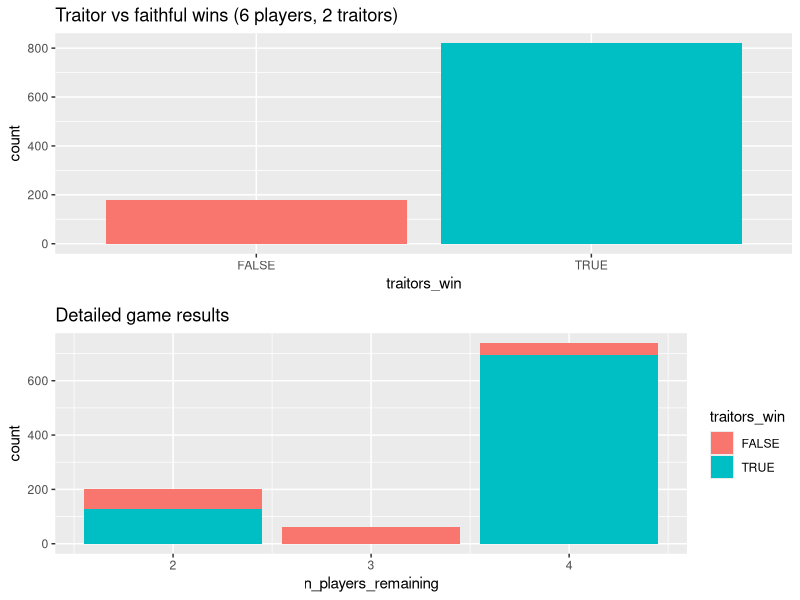
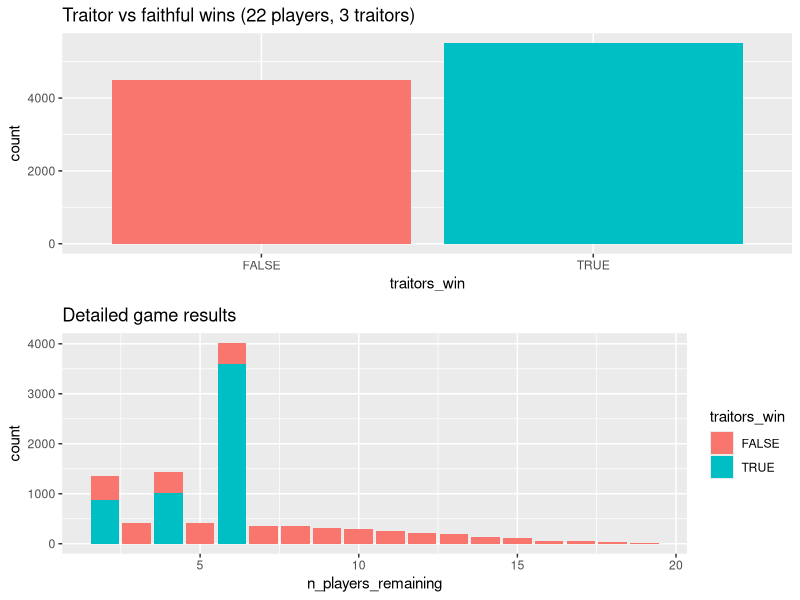

The R script that drew these images, in order: (Note: this script raises an error after producing the figures.)
## ---- chunk 1
set.seed(42)

ganging_up <- function(n_players, n_traitors) {
  # all vote for the same faithful
  rep(n_traitors + 1, n_traitors)
}

random_votes <- function(n_players, n_traitors) {
  # no clue, vote randomly
  sample(1:n_players, size = n_players - n_traitors, replace = TRUE)
}

game <- function(
    n_players = 6,
    n_traitors = 2,
    traitor_strategy = ganging_up,
    faithful_strategy = random_votes) {
  while (
    # The game ends when all traitors are exiled; or
    n_traitors > 0 &&
      # there are as many traitors as players
      n_players - n_traitors > n_traitors
  ) {
    # There's an implicit player index here:
    #  c(traitor, traitor, faithful, faithful, ..., faithful)
    # Traitors are always the leading elements in the index.

    votes <- rep(0, n_players)

    votes[1:n_traitors] <- traitor_strategy(n_players, n_traitors)
    votes[(n_traitors + 1):n_players] <- faithful_strategy(n_players, n_traitors)

    exiled <- which.max(tabulate(votes))

    if (exiled <= n_traitors) {
      n_traitors <- n_traitors - 1
    }

    n_players <- n_players - 1
  }

  list(n_players_remaining = n_players, n_traitors_remaining = n_traitors)
}

game()
## ---- chunk 2
#| warning: false
library(tidyverse)

sim_games <- function(..., .n_games = 1000) {
  1:.n_games |>
    map(\(x) game(...), .progress = TRUE) |>
    bind_rows() |>
    mutate(traitors_win = n_traitors_remaining > 0)
}

plot_game_results <- function(results, n_players, n_traitors) {
  gridExtra::grid.arrange(
    ggplot(results) +
      aes(x = traitors_win, fill = traitors_win) +
      geom_bar(show.legend = FALSE) +
      labs(title = sprintf("Traitor vs faithful wins (%s players, %s traitors)", n_players, n_traitors)),
    ggplot(results) +
      aes(x = n_players_remaining, fill = traitors_win) +
      geom_histogram(stat = "count") +
      labs(title = "Detailed game results")
  )
}

results <- sim_games(6, 2)
plot_game_results(results, 6, 2)
## ---- chunk 3
results <- sim_games(22, 3, .n_games = 10000)
plot_game_results(results, 22, 3)
## ---- chunk 4
subtle_ganging_up <- function(n_players, n_traitors) {

}
## ---- chunk 5
results <- sim_games(n_players = 22, n_traitors = 3, traitor_strategy = subtle_ganging_up)
plot_game_results(results, 22, 3)
